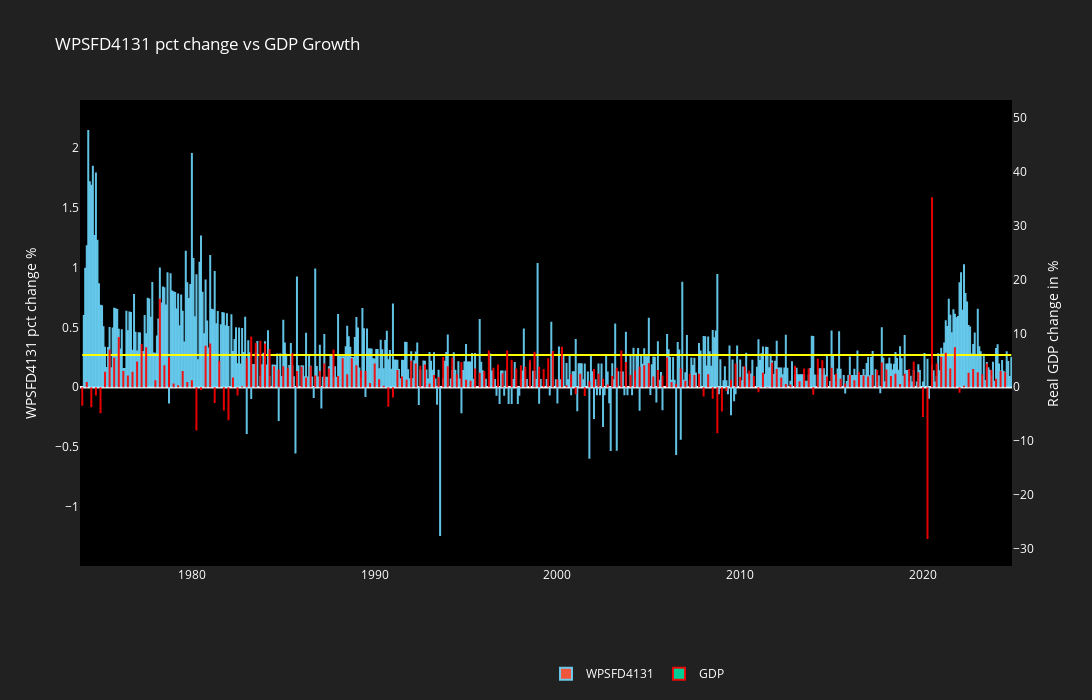

Notebook source saved alongside this figure:
### Markdown cell above
- **WPSFD4131 vs GDP Growth**

### Code cell
fig = go.Figure()

fig.add_trace(go.Scatter(
    x=WPSFD4131_df.index, 
    y=[100 * stats.mean] * (stats.nobs + 1), 
    name='PMI 50 Points',
    line=dict(width=2),
    hoverinfo="skip",
    showlegend=False,
    marker=dict(color='yellow'),
))

fig.add_trace(go.Bar(
    x=WPSFD4131_df.index,
    y=WPSFD4131_df['^ %'] * 100,
    name='WPSFD4131',
    marker=dict(line=dict(color='rgba(109,215,253, 0.9)', width=2)),
    width=0.5,
))

fig.add_trace(go.Bar(
    x=filtered_gdp_df.index,
    y=filtered_gdp_df['GDP'],
    name='GDP',
    yaxis="y2",
    marker=dict(line=dict(color='rgba(255, 0, 0, .9)', width=2)),
    width=0.5,
))

# ------------------------------------------------------------------------
level_a = 0  # Level on left y-axis
level_b = 0  # Matching level on right y-axis

# Define the ranges for each axis
range_left = [(WPSFD4131_df['^ %'] * 100).min() - .25, (WPSFD4131_df['^ %'] * 100).max() + .25]  # Min and max for right y-axis (to be adjusted)
range_right = [filtered_gdp_df['GDP'].min() - 5, filtered_gdp_df['GDP'].max() + 5]  # Min and max for left y-axis

# Calculate scaling factor to align levels
proportion = (level_a - range_left[0]) / (range_left[1] - range_left[0])  # Position of level_a
range_right[1] = range_right[0] + (level_b - range_right[0]) / proportion  # Adjust right range
# ------------------------------------------------------------------------

fig.update_layout(
    title=dict(text='WPSFD4131 pct change vs GDP Growth'),
    plot_bgcolor="black",
    paper_bgcolor="#212121",
    font=dict(color="white"),
    width=1400,
    height=700,
    hovermode="x unified",
    yaxis=dict(title="WPSFD4131 pct change %", exponentformat="none", range=range_left, showgrid=False),
    yaxis2=dict(title="Real GDP change in %", overlaying="y", side="right", range=range_right, showgrid=False),
    barmode="group",
    legend=dict(x=0.5, y=-0.2, orientation="h"),
    xaxis=dict(showgrid=False),
)

fig.show()

### Figure 1 — Plotly figure (JSON) as saved in the notebook; plotly's stock layout.template omitted (floating-point values rounded to 4 significant figures; data arrays with more than 128 entries replaced by an {"elided": "..."} marker saying what was removed)
{"data": [{"hoverinfo": "skip", "line": {"width": 2}, "marker": {"color": "yellow"}, "name": "PMI 50 Points", "showlegend": false, "type": "scatter", "x": {"elided": "611 str values"}, "y": {"elided": "611 float values"}}, {"marker": {"line": {"color": "rgba(109,215,253, 0.9)", "width": 2}}, "name": "WPSFD4131", "type": "bar", "width": 0.5, "x": {"elided": "611 str values"}, "y": {"elided": "611 float values"}}, {"marker": {"line": {"color": "rgba(255, 0, 0, .9)", "width": 2}}, "name": "GDP", "type": "bar", "width": 0.5, "x": {"elided": "203 str values"}, "y": {"elided": "203 float values"}, "yaxis": "y2"}], "layout": {"barmode": "group", "font": {"color": "white"}, "height": 700, "hovermode": "x unified", "legend": {"orientation": "h", "x": 0.5, "y": -0.2}, "paper_bgcolor": "#212121", "plot_bgcolor": "black", "title": {"text": "WPSFD4131 pct change vs GDP Growth"}, "width": 1400, "xaxis": {"showgrid": false}, "yaxis": {"exponentformat": "none", "range": [-1.495, 2.403], "showgrid": false, "title": {"text": "WPSFD4131 pct change %"}}, "yaxis2": {"overlaying": "y", "range": [-33.1, 53.21], "showgrid": false, "side": "right", "title": {"text": "Real GDP change in %"}}}}
